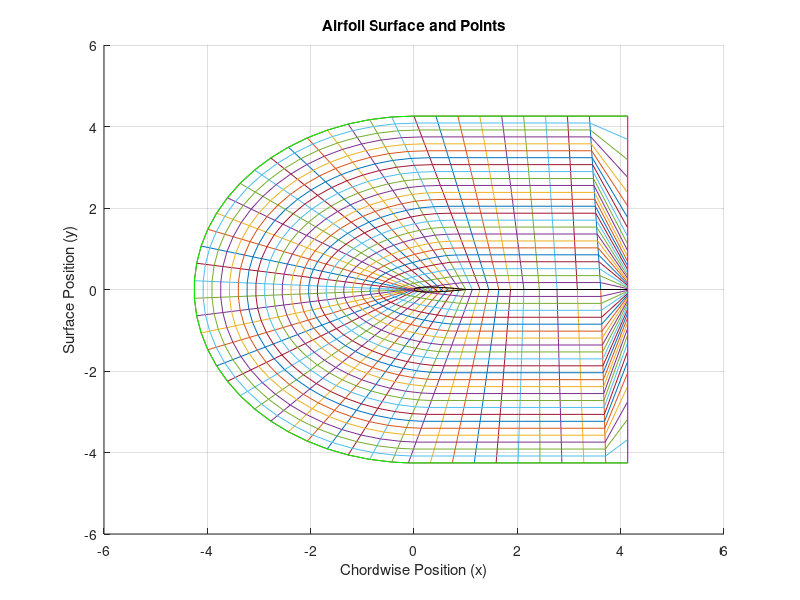

Recreate this plot in MATLAB.
clear,close,clc;

x = zeros(51,26);
y = zeros(51,26);

dx = 1/(26-12);
dy = 0.02;
xsf = 1.15;
ysf = 1.15;
i_max = 51;
j_max = 26;


%% j min
t = 0.12;
x_int = 1.008930411365;
for i = 12:26
    x(i,1) = 1-cos(0.5*pi*(26-i)*dx);
    y(i,1) = 5 * t * (0.2969 * sqrt(x_int * x(i,1)) - ...
                          0.1260 * (x_int * x(i,1)) - ...
                          0.3516 * (x_int * x(i,1))^2 + ...
                          0.2843 * (x_int * x(i,1))^3 - ...
                          0.1015 * (x_int * x(i,1))^4);
end
x(26:40,1) = flipud(x(12:26,1));
for i = 26:40
    y(i,1) = -5 * t * (0.2969 * sqrt(x_int * x(i,1)) - ...
                           0.1260 * (x_int * x(i,1)) - ...
                           0.3516 * (x_int * x(i,1))^2 + ...
                           0.2843 * (x_int * x(i,1))^3 - ...
                           0.1015 * (x_int * x(i,1))^4);
end


for i = 41:51
    x(i,1) = x(i-1,1)+(x(i-1,1)-x(i-2,1))*xsf;
end
for i = 1:11
    x(i,1) = x(52-i,1);
end
%% i max
y(51,2) = 0.02;  
for j = 3:26    
    y(51,j) = y(51,j-1) + (y(51,j-1) - y(51,j-2))*ysf;
end
x(51,2:end) = x(51,2:end) + x(51,1);
%% i min
x(1,2:end)  = x(1,2:end)  + x(end,1);
y(1,:)  = -y(51,:);


%% j max

R_max = y(end,end);
L = x(1,1)*2+ pi*R_max;
Delta_L = L/51;
n_x_line = ceil(x(1,1)/Delta_L);
x(1,end) = x(1,1);

for i = 1:(n_x_line)
    x(i+1,end) = x(1,1) - Delta_L * i;
    y(i+1,end) = -y(end,end);
end
n_arc = 51-n_x_line*2;
d_theta = pi/n_arc;
j=1;
for i = n_x_line+2:(n_arc+n_x_line+1)
    x(i,end) = R_max*sin(pi+d_theta*j);
    y(i,end) = R_max*cos(pi+d_theta*j);
    j=j+1;
end

j = 1;
for i = (n_arc+n_x_line+2):length(x(:,1))
    x(i,end) = Delta_L * j;
    y(i,end) = y(end,end);
    j = j+1;
end
x(end,end) = x(1,end);

%% interp
for i = 2:(i_max-1)
    for j = 2:(j_max-1)
        m_x = (x(i,j_max)-x(i,1))/25;
        m_y = (y(i,j_max)-y(i,1))/25;
        x(i,j) = x(i,1)+m_x*(j-1);
        y(i,j) = y(i,1)+m_y*(j-1);
    end
end

%% ploting
figure()
hold on;
for i = 1:i_max
    plot(x(i,:),y(i,:))
end
for j = 1:j_max
    plot(x(:,j),y(:,j))
end
plot(x(:,1), y(:,1), 'k', 'DisplayName', 'j min');
plot(x(end,:), y(end,:), 'm', 'DisplayName', 'i max');
plot(x(1,:), y(1,:), 'm', 'DisplayName', 'i min');
plot(x(:,end), y(:,end), 'g', 'DisplayName', 'j max');
xlabel('Chordwise Position (x)');
ylabel('Surface Position (y)');
title('Airfoil Surface and Points');
grid on;
